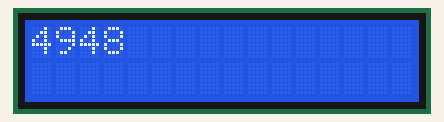
A sketch run on a simulated Arduino Uno, built with avr-gcc and run on an emulated ATmega328P. On the bench: 16×2 character LCD. Random numbers use the default seed unless the sketch sets one; EEPROM starts erased.

Above: at 0.23 s.
At 4.94 s:
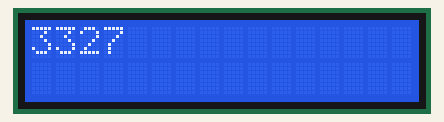
At 9.97 s:
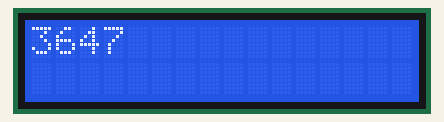
At 20.03 s:
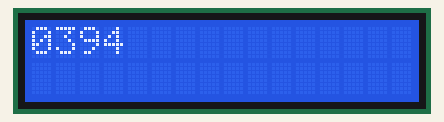
At 29.77 s:
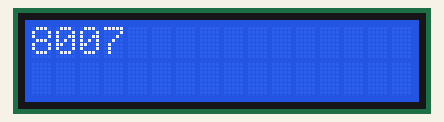
At 39.83 s:
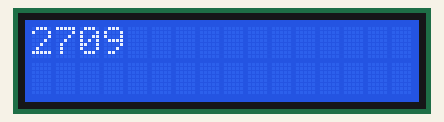

The sketch:

EEPROM_IKI.ino
```cpp
#include <LiquidCrystal.h>
#include <EEPROM.h>
LiquidCrystal lcd(10,11,A2,A3,A4,A5);
int syi;
void setup() {
  Serial.begin(9600);
  lcd.begin(16,2);
  randomSeed(analogRead(0));
  lcd.setCursor(0,0);

}
void loop() {
  for(int i=0;i<4;i++)
  {
    syi=random(10);
    EEPROM.write(i,syi);
  }
  for(int i=0;i<4;i++)
  {
    syi=EEPROM.read(i);
    lcd.setCursor(i,0);
    lcd.print(syi);
  }

}
```
